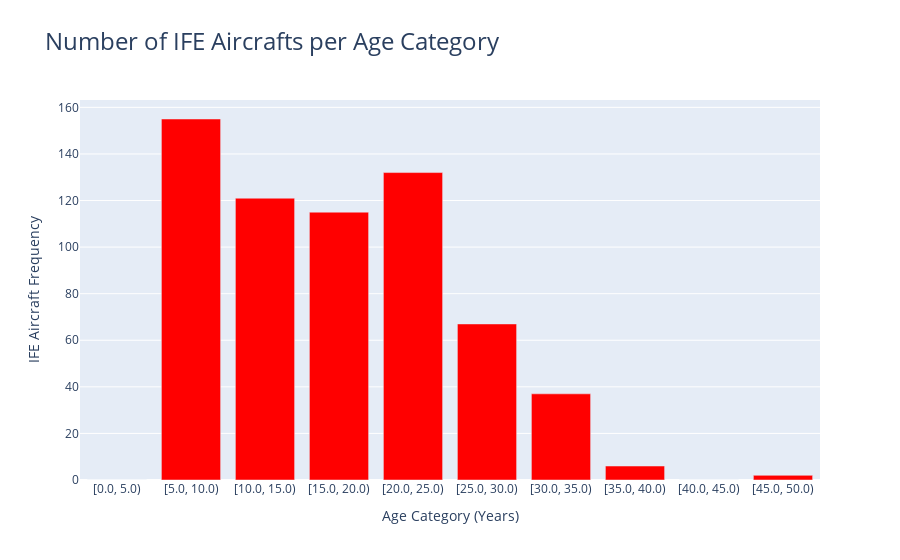

This figure's notebook cell:
### Markdown cell above
##### Plot

### Code cell
fig = go.Figure(data=[
    go.Bar(x=age_category_counts['age_categories_str'], y=age_category_counts['count'], name="Age", marker_color="red")
])

fig.update_layout(
    title={'text': "Number of IFE Aircrafts per Age Category", 'font': {"size": 24}},
    xaxis_title="Age Category (Years)",
    yaxis_title="IFE Aircraft Frequency"
)

### Figure 1 — Plotly figure (JSON) as saved in the notebook; plotly's stock layout.template omitted (floating-point values rounded to 4 significant figures)
{"data": [{"marker": {"color": "red"}, "name": "Age", "type": "bar", "x": ["[0.0, 5.0)", "[5.0, 10.0)", "[10.0, 15.0)", "[15.0, 20.0)", "[20.0, 25.0)", "[25.0, 30.0)", "[30.0, 35.0)", "[35.0, 40.0)", "[40.0, 45.0)", "[45.0, 50.0)"], "y": [0, 155, 121, 115, 132, 67, 37, 6, 0, 2]}], "layout": {"title": {"font": {"size": 24}, "text": "Number of IFE Aircrafts per Age Category"}, "xaxis": {"title": {"text": "Age Category (Years)"}}, "yaxis": {"title": {"text": "IFE Aircraft Frequency"}}}}
